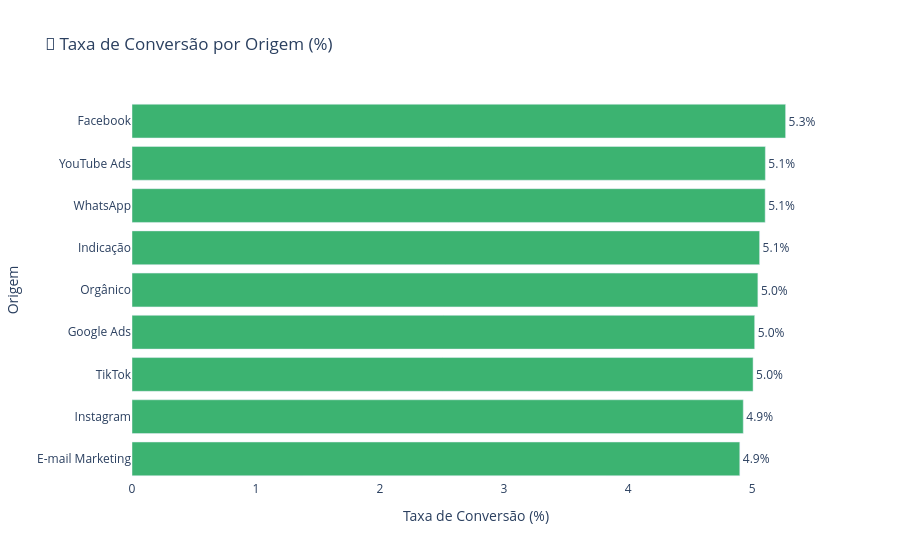

Here is the notebook cell this chart was saved with:
### Markdown cell above
## 🔄 Taxa de Conversão por Origem

### Code cell
# Calcula taxa de conversão por origem
conv_df = df.groupby('origem')['status_conversao'].value_counts(normalize=True).unstack().fillna(0)
conv_df = conv_df.reset_index()
conv_df['taxa_conversao'] = conv_df['Convertido'] * 100  # em percentual

# Ordena por taxa de conversão
conv_df = conv_df.sort_values('taxa_conversao', ascending=True)

# Gráfico com Plotly
fig_conv = px.bar(
    conv_df,
    x='taxa_conversao',
    y='origem',
    orientation='h',
    text='taxa_conversao',
    title='🎯 Taxa de Conversão por Origem (%)',
    labels={'taxa_conversao': 'Taxa de Conversão (%)', 'origem': 'Origem'},
)

fig_conv.update_traces(marker_color='mediumseagreen', texttemplate='%{text:.1f}%', textposition='outside')
fig_conv.update_layout(
    xaxis=dict(title='Taxa de Conversão (%)'),
    yaxis=dict(title='Origem'),
    plot_bgcolor='rgba(0,0,0,0)',
    paper_bgcolor='white'
)

fig_conv.show()

### Figure 1 — Plotly figure (JSON) as saved in the notebook; plotly's stock layout.template omitted (floating-point values rounded to 4 significant figures)
{"data": [{"hovertemplate": "Taxa de Conversão (%)=%{text}<br>Origem=%{y}<extra></extra>", "legendgroup": "", "marker": {"color": "mediumseagreen", "pattern": {"shape": ""}}, "name": "", "orientation": "h", "showlegend": false, "text": [4.901, 4.929, 5.008, 5.02, 5.047, 5.06, 5.105, 5.107, 5.27], "textposition": "outside", "texttemplate": "%{text:.1f}%", "type": "bar", "x": [4.901, 4.929, 5.008, 5.02, 5.047, 5.06, 5.105, 5.107, 5.27], "xaxis": "x", "y": ["E-mail Marketing", "Instagram", "TikTok", "Google Ads", "Orgânico", "Indicação", "WhatsApp", "YouTube Ads", "Facebook"], "yaxis": "y"}], "layout": {"barmode": "relative", "legend": {"tracegroupgap": 0}, "paper_bgcolor": "white", "plot_bgcolor": "rgba(0,0,0,0)", "title": {"text": "🎯 Taxa de Conversão por Origem (%)"}, "xaxis": {"anchor": "y", "domain": [0, 1], "title": {"text": "Taxa de Conversão (%)"}}, "yaxis": {"anchor": "x", "domain": [0, 1], "title": {"text": "Origem"}}}}
